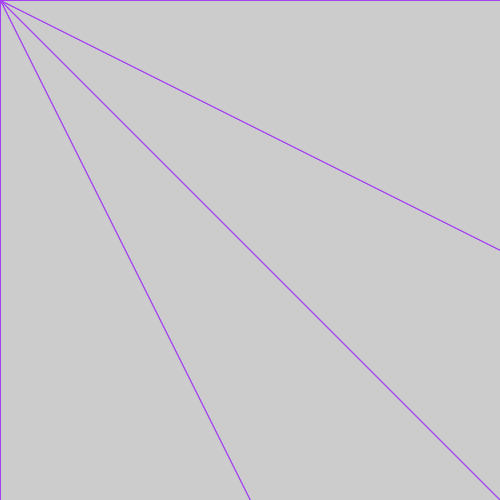
Frame 1 (no input)
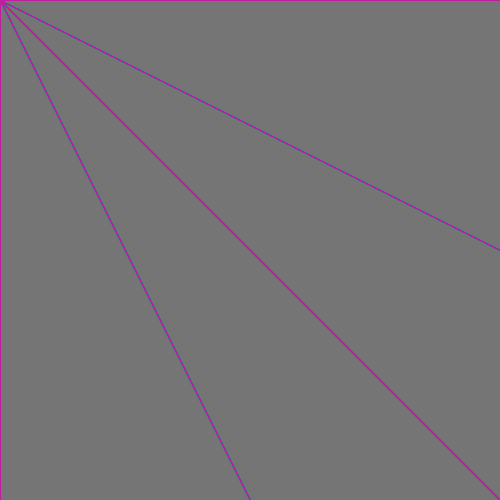
Frame 60 (the mouse pressed at the canvas centre just before this capture)
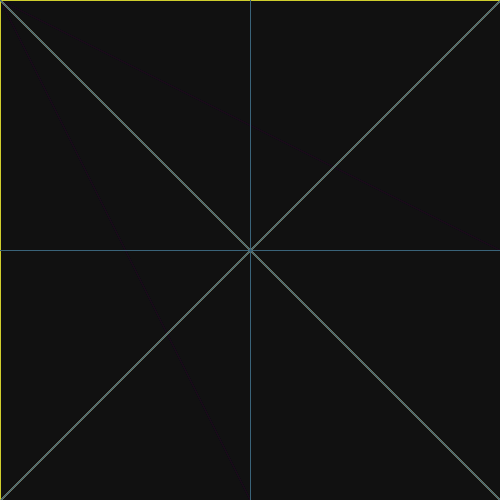
Frame 120 (the mouse held since frame 60 and released just before this capture)

The Processing sketch that drew these frames (run headless with seeded random() and noise(); from frame 60 on, the mouse is pressed at the canvas centre):

// Processing sketch: processing_118003
// ── processing_118003.pde

float i= 0;
void setup(){
  size(500,500);
  smooth();
}

void draw(){
  noCursor();
  fill(0,i);
  rect(0,0,width, height);
  stroke(random(255),random(255),random(255));
  line(mouseX, mouseY, 500,500);
  line(mouseX, mouseY, 0,0);
  line(mouseX,mouseY,0,500);
  line(mouseX,mouseY,500,0);
  line(mouseX,mouseY,250,0);
  line(mouseX,mouseY,250,500);
  line(mouseX,mouseY,0,250);
  line(mouseX,mouseY,500,250);
  line(mouseY, mouseX, 500,500);
  line(mouseY, mouseX, 0,0);
  line(mouseY, mouseX,0,500);
  line(mouseY, mouseX,500,0);
  line(mouseY, mouseX,250,0);
  line(mouseY, mouseX,250,500);
  line(mouseY, mouseX,0,250);
  line(mouseY, mouseX,500,250);
  if(i<30){
  i=i+0.1;
  }
  else i=0;
println(i);
}
